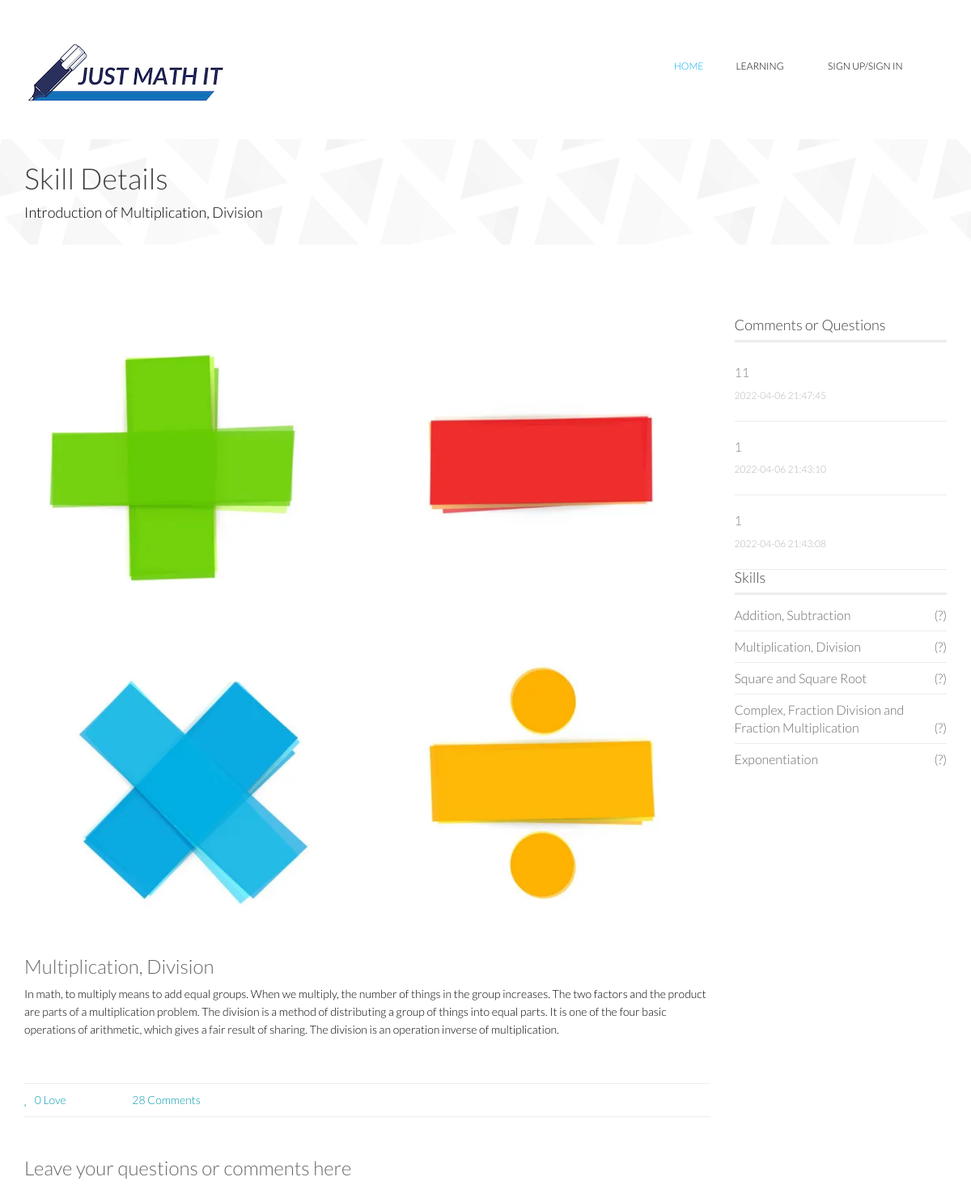
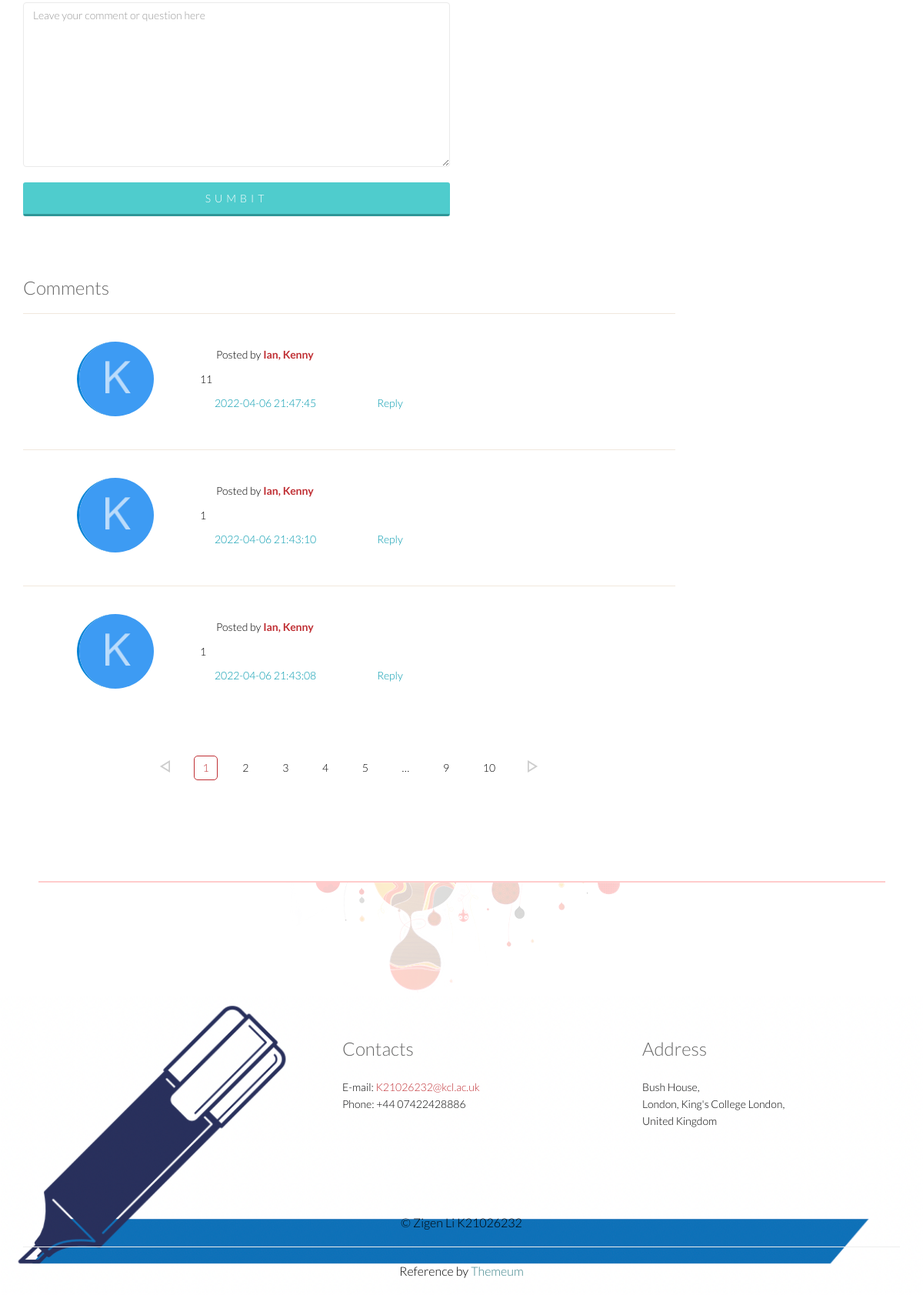
Screenshot of /skill_details/Multiplication, Division with the database file from the repository (2 pictures, top to bottom).
### models.py (models this page shows)
class Skills(db.Model):
    skill_id = db.Column(db.Integer, primary_key=True)
    skill_name = db.Column(db.String(128), nullable=True)
    skill_introduction = db.Column(db.String(128), nullable=True)
    like = db.Column(db.String(128))
    topic_id = db.Column(db.Integer, db.ForeignKey('topics.topic_id'))

class Comments(db.Model):
    comment_id = db.Column(db.Integer, primary_key=True)
    comment = db.Column(db.String(128), nullable=False)
    skill_id = db.Column(db.Integer, db.ForeignKey('skills.skill_id'))
    topic_id = db.Column(db.Integer, db.ForeignKey('skills.topic_id'))
    user_id = db.Column(db.Integer, nullable=True)
    user_type = db.Column(db.Boolean, nullable=True)
    comment_time = db.Column(db.String(128), nullable=True)

### app.py (the view, shortened to what this page needs)
@app.route('/skill_details/<skill_>', methods=['GET', 'POST'])
def skill_details(skill_):
    name = session.get('NAME')
    email = session.get('EMAIL')
    session['NAME'] = name
    session['EMAIL'] = email
    replyForm = ReplyForm()
    commentForm = CommentForm()
    skill = Skills.query.filter(Skills.skill_name == skill_).first()
    all_skill = [skill.skill_name for skill in Skills.query.filter(Skills.topic_id == skill.topic_id).all()]
    comments_in_db = Comments.query.filter(Comments.skill_id == skill.skill_id).order_by(
        Comments.comment_time.desc()).all()
    comments = []
    user_in_db = ''
    student_in_db = Student.query.filter(Student.email == email).first()
    teacher_in_db = Teacher.query.filter(Teacher.email == email).first()
    if student_in_db:
        user_in_db = student_in_db
        user_type = 1
    elif teacher_in_db:
        user_in_db = teacher_in_db
        user_type = 0
    page = int(request.args.get('page', 1))
    per_page = int(request.args.get('per_page', 3))
    paginate = Comments.query.filter(Comments.skill_id == skill.skill_id).order_by(
        Comments.comment_time.desc()).paginate(page, per_page, error_out=False)
    comment_count = Comments.query.filter(Comments.skill_id == skill.skill_id).count()
    for comment in paginate.items:
        user = ''
        if comment.user_type == True:
            user = Student.query.filter(Student.id == comment.user_id).first()
        elif comment.user_type == False:
            user = Teacher.query.filter(Teacher.id == comment.user_id).first()
        reply_list = []
        replies = Reply.query.filter(Reply.comment_id == comment.comment_id).all()
        image = open('static/images/icon/' + user.lastname[0] + ".png", 'rb')
        img_stream = image.read()
        img_stream = base64.b64encode(img_stream).decode('ascii')
        comments.append({
            'comment_id': comment.comment_id,
            'comment': comment.comment,
            'user_name': user.firstname + ', ' + user.lastname,
            'comment_time': comment.comment_time,
            'replies': reply_list,
            'user_img': img_stream
        })
    print(comment_count)
    return render_template('skill_details.html', skill=skill, comments=comments, replyForm=replyForm,
                           commentForm=commentForm,
                           name=name, email=email, all_skill=all_skill,
                           paginate=paginate, comment_count=comment_count
                           )

### form.py
class ReplyForm(FlaskForm):
    reply = StringField('Reply', validators=[DataRequired(message='Please enter your reply')], render_kw={"placeholder": "Leave your reply"})
    comment_id = StringField('id')
    submit = SubmitField('Reply')

class CommentForm(FlaskForm):
    comment = TextAreaField('Comment', validators=[DataRequired(message='Please leave your comments or questions here')], render_kw={"placeholder": "Leave your comment or question here"})
    submit = SubmitField('Sumbit')

### templates/skill_details.html (shortened to what this page needs)
<!DOCTYPE html>
<html lang="en">
{% extends "base.html" %}
{% block mainContent %}
    <section id="page-breadcrumb">
        <div class="vertical-center sun">
             <div class="container">
                <div class="row">
                    <div class="action">
                        <div class="col-sm-12">
                            <h1 class="title">Skill Details</h1>
                            <p>Introduction of {{ skill.skill_name }}</p>
                        </div>
                    </div>
                </div>
            </div>
        </div>
    </section>
    <section id="blog-details" class="padding-top">
        <div class="container">
            <div class="row">
                <div class="col-md-9 col-sm-7">
                    <div class="row">
                         <div class="col-md-12 col-sm-12">
                            <div class="single-blog blog-details two-column">
                                <div class="post-thumb">
                                    <a href="#"><img src="{{ url_for('static',filename='images/skills/'+skill.skill_name+'.png') }}" class="img-responsive" alt=""></a>
                                </div>
                                <div class="post-content overflow">
                                    <h2 class="post-title bold"><a href="#">{{ skill.skill_name }}</a></h2>
                                    <p>{{ skill.skill_introduction }}</p>
                                    <div class="post-bottom overflow">
                                        <ul class="nav navbar-nav post-nav">
                                            <li><a href="#"><i class="fa fa-heart"></i>{{ skill.like }} Love</a></li>
                                            <li><a href="#"><i class="fa fa-comments"></i>
                                                {{ comment_count }} Comments
                                            </a></li>
                                        </ul>
                                    </div>
                                    <div class="author-profile padding">
                                        <div class="row">
                                            <div class="col-md-8 col-sm-12">
                                                <div class="contact-form bottom">
                                                    <h2>Leave your questions or comments here</h2>
                                                    <form id="main-contact-form" name="contact-form" action="" method="post" novalidate>
                                                        <div class="form-group">
                                                            {{ commentForm.comment(rows=10, class="form-control") }}
                                                        </div>
                                                        <div class="form-group">{{ commentForm.submit(class="btn btn-submit") }}</div>
                                                    </form>
                                                </div>
                                            </div>
                                        </div>
                                    </div>
                                    <div class="response-area">
                                    <h2 class="bold">Comments</h2>
                                    {% for i in range(comments|length) %}
                                    <ul class="media-list">
                                        <li class="media">
                                            <div class="post-comment">
                                                <a class="pull-left" href="#">
                                                    <img style="border-radius:50% !important;" width="100">
                                                </a>
                                                <div class="media-body">
                                                    <span><i class="fa fa-user"></i>Posted by <a href="#">{{ comments[i].user_name }}</a></span>
                                                    <p>{{ comments[i].comment }}</p>
                                                    <ul class="nav navbar-nav post-nav">
                                                        <li><a onclick="false"><i class="fa fa-clock-o"></i>{{ comments[i].comment_time }}</a></li>
                                                        <li><a onclick="showReply({{ i }})"><i class="fa fa-reply"></i>Reply</a></li>
                                                    </ul>
                                                </div>
                                            </div>
                                        </li>
                                        {% endfor %}
                                    </ul>
                                </div>
                                    <div class="pagination_page">
                                        <ul class="pagination">
                                            <li class="page-item ">
                                                    <a href="{{ url_for('skill_details',skill_ = skill.skill_name, page=paginate.prev_num)}}">left</a>
                                            </li>
                                            {% for i in paginate.iter_pages() %}
                                                {% if i %}
                                                    {% if i == paginate.page %}
                                                    <li class="active">
                                                        <a class="page-link" href="{{ url_for('skill_details',skill_ = skill.skill_name, page=i)}}">{{ i }}</a>
                                                    </li>
                                                    {% else %}
                                                        <li class="page-item">
                                                            <a class="page-link" href="{{ url_for('skill_details',skill_ = skill.skill_name, page=i)}}">{{ i }}</a>
                                                        </li>
                                                    {% endif %}
                                                {% else %}
                                                    <li class='page-item'>
                                                        <a class="page-link" href="{{ url_for('skill_details',skill_ = skill.skill_name, page=paginate.next_num) }}">&hellip;</a>
                                                    </li>
                                                {% endif %}
                                            {% endfor %}
                                            <li>
                                                <a href="{{ url_for('skill_details',skill_ = skill.skill_name, page=paginate.next_num)}}">right</a>
                                            </li>
                                        </ul>
                                    </div>
                                </div>
                            </div>
                        </div>
                    </div>
                 </div>
                <div class="col-md-3 col-sm-5">
                    <div class="sidebar blog-sidebar">
                        <div class="sidebar-item  recent">
                            <h3>Comments or Questions</h3>
                            {% if comments|length >= 3 %}
                                {% for i in range(3) %}
                                <div class="media">
                                    <div class="media-body">
                                        <h4><a href="#">{{ comments[i].comment }}</a></h4>
                                        <p>{{ comments[i].comment_time }}</p>
                                    </div>
                                </div>
                                {% endfor %}
                            {% elif comments|length == 0 %}
                                <div class="media-body">
                                    <h4><a onclick="false">No comments yet</a></h4>
                                </div>
                            {% endif %}
                        <div class="sidebar-item categories">
                            <h3>Skills</h3>
                            <ul class="nav navbar-stacked">
                                {% for skill in all_skill %}
                                <li><a href="{{ url_for('skill_details',skill_=skill) }}">{{ skill }}<span class="pull-right">(?)</span></a></li>
                                {% endfor %}
                            </ul>
                        </div>
                        </div>
                    </div>
                </div>
            </div>
        </div>
    </section>
</body>
</html>
{% endblock %}

### rows the page displays
Skills: skill_name "Multiplication, Division", skill_name (picture), skill_introduction "In math, to multiply means to add equal groups. When we multiply, the number of things in the group increases. The two factors and the product are parts of a multiplication problem. The division is a method of distributing a group of things into equal parts. It is one of the four basic operations of arithmetic, which gives a fair result of sharing. The division is an operation inverse of multiplication.", like "0"
Comments: comment "11", comment_time "2022-04-06 21:47:45", comment "11", comment_time "2022-04-06 21:47:45"
Comments: comment_time "2022-04-06 21:43:10", comment_time "2022-04-06 21:43:10"
Comments: comment_time "2022-04-06 21:43:08", comment_time "2022-04-06 21:43:08"
Skills: skill_name "Addition, Subtraction"
Skills: skill_name "Square and Square Root"
Skills: skill_name "Complex, Fraction Division and Fraction Multiplication"
Skills: skill_name "Exponentiation"

### other values shown
{{ comment_count }} "28"
{{ comments[i].user_name }} "Ian, Kenny" "Ian, Kenny" "Ian, Kenny"
{{ comments[i].comment }} "1" "1"
{{ i }} "1"
{{ i }} "2" "3" "4" "5" "9" "10"
